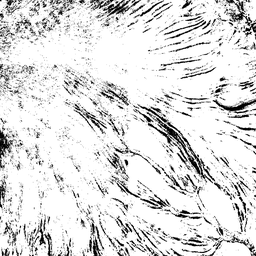
#> input picture BWAP_MyNDVI_LaurenArea.png, 256 x 256 px, shrunk from 1000 x 1000 before the run
$ python 'Image Histogram and Check Pixels Script.py'   (older library calls are emulated)
#> lines starting #> are read from the running program, lines starting #| are printed output that depends on the picture
from PIL import Image
import numpy as np
from numpy import array
import matplotlib.mlab as mlab
import matplotlib.pyplot as plt


filename = raw_input("Filename: ")
#> the answer given: BWAP_MyNDVI_LaurenArea.png
img = Image.open(filename)
#> img is the input picture: PIL image 256x256 L; min 0, max 255, mean 221.9
arr = array(img)


# the histogram of the data
n, bins, patches = plt.hist(arr, 50, normed=1, facecolor='green', alpha=0.75)
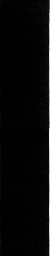
#> n: shape (256, 50) float64; min 0, max 0.159, mean 0.00392; drawn with min black and max white
#> bins = 51 values from 0 to 255; patches = 256 items

plt.xlabel('Pixel Value')
plt.ylabel('Frequency')
plt.title("NDVI")
plt.axis([80, 160, 0, .06])
plt.grid(True)

plt.show()
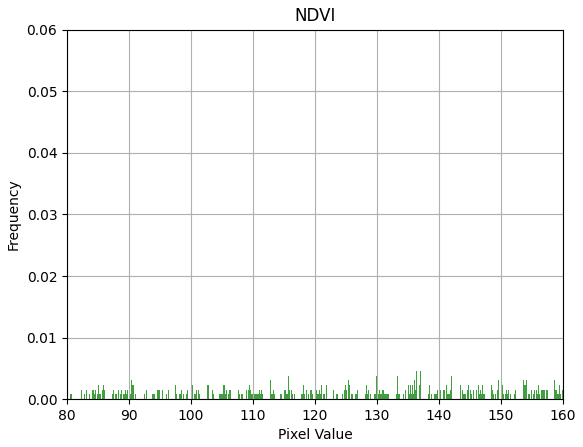
#> figure drawn by matplotlib, 1 panel; tallest bar 0.0613 high, from x = 250.4 to 250.4; tallest bar 0.059 high, from x = 250.4 to 250.4; tallest bar 0.0551 high, from x = 250.4 to 250.5
# [16 lines of commented-out code are left out]

$ run again, on BWAP_n3.png
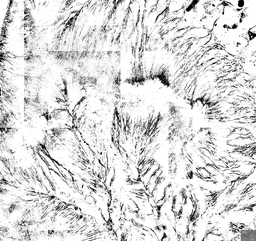
#> input picture BWAP_n3.png, 256 x 241 px, shrunk from 3147 x 2962 before the run
#> img is the input picture: PIL image 256x241 L; min 0, max 255, mean 218.3
#> `n, bins, patches = plt.hist(arr, 50, normed=1, facecolor='green', alph..`:
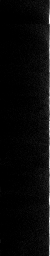
#> n: shape (256, 50) float64; min 0, max 0.113, mean 0.00392; drawn with min black and max white
#> bins = 51 values from 0 to 255; patches = 256 items
#> `plt.show()`:
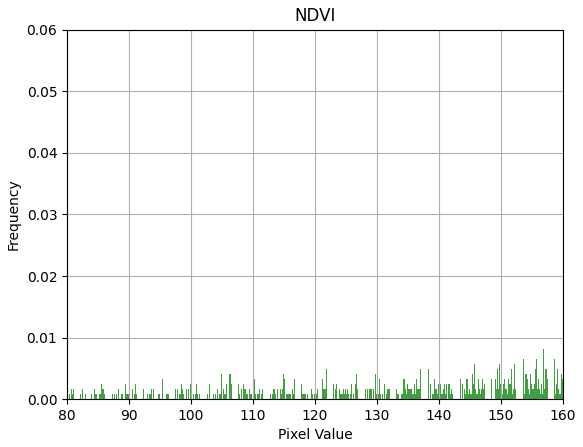
#> figure drawn by matplotlib, 1 panel; tallest bar 0.0447 high, from x = 250.4 to 250.4; tallest bar 0.0374 high, from x = 250.4 to 250.4; tallest bar 0.0334 high, from x = 250.4 to 250.5
